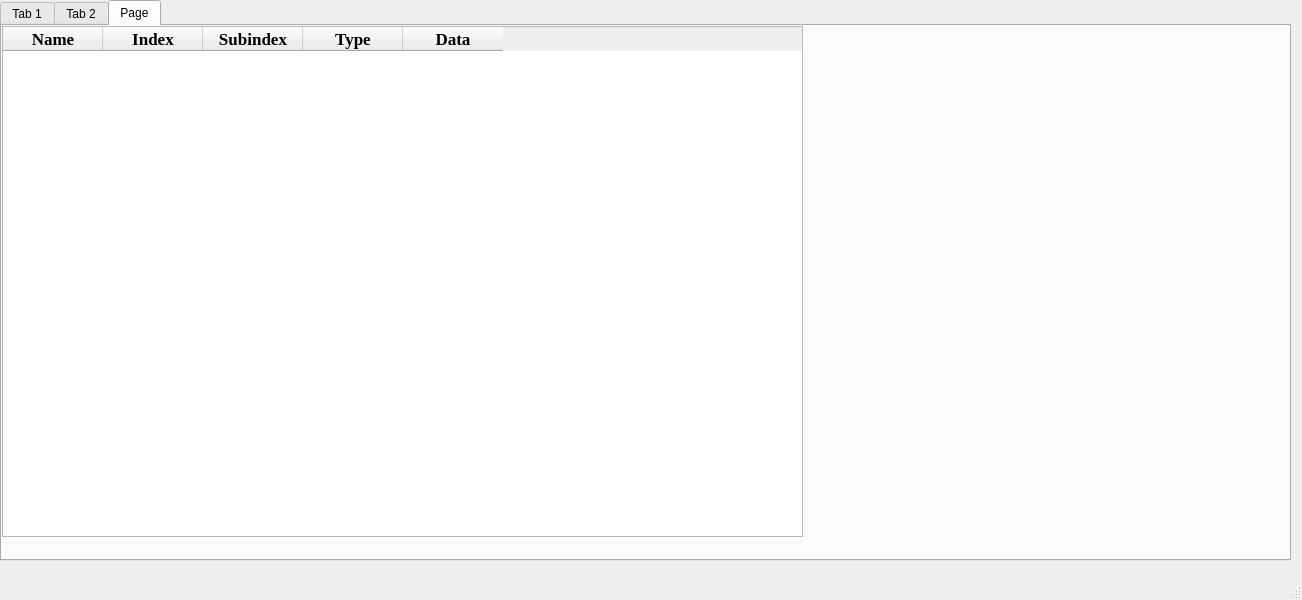
<?xml version="1.0" encoding="UTF-8"?>
<ui version="4.0">
 <class>MainWindow</class>
 <widget class="QMainWindow" name="MainWindow">
  <property name="geometry">
   <rect>
    <x>0</x>
    <y>0</y>
    <width>1302</width>
    <height>600</height>
   </rect>
  </property>
  <property name="windowTitle">
   <string>MainWindow</string>
  </property>
  <widget class="QWidget" name="centralwidget">
   <widget class="QTabWidget" name="tabWidget_2">
    <property name="geometry">
     <rect>
      <x>0</x>
      <y>0</y>
      <width>1291</width>
      <height>561</height>
     </rect>
    </property>
    <property name="currentIndex">
     <number>2</number>
    </property>
    <widget class="QWidget" name="tab_3">
     <attribute name="title">
      <string>Tab 1</string>
     </attribute>
     <widget class="QGroupBox" name="groupBox">
      <property name="geometry">
       <rect>
        <x>0</x>
        <y>0</y>
        <width>631</width>
        <height>531</height>
       </rect>
      </property>
      <property name="font">
       <font>
        <pointsize>13</pointsize>
        <italic>false</italic>
        <bold>true</bold>
        <strikeout>false</strikeout>
        <kerning>true</kerning>
       </font>
      </property>
      <property name="layoutDirection">
       <enum>Qt::LayoutDirection::LeftToRight</enum>
      </property>
      <property name="autoFillBackground">
       <bool>false</bool>
      </property>
      <property name="styleSheet">
       <string notr="true">background-color: rgb(255, 255, 255);</string>
      </property>
      <property name="title">
       <string/>
      </property>
      <property name="flat">
       <bool>false</bool>
      </property>
      <property name="checkable">
       <bool>false</bool>
      </property>
      <widget class="QGroupBox" name="groupBox_2">
       <property name="geometry">
        <rect>
         <x>10</x>
         <y>310</y>
         <width>301</width>
         <height>211</height>
        </rect>
       </property>
       <property name="font">
        <font>
         <pointsize>13</pointsize>
         <bold>true</bold>
        </font>
       </property>
       <property name="styleSheet">
        <string notr="true">background-color: rgb(255, 255, 255);
background-color: rgb(170, 255, 255);</string>
       </property>
       <property name="title">
        <string>ĐIỀU KHIỂN </string>
       </property>
       <widget class="QPushButton" name="pushButton_ANGLE">
        <property name="geometry">
         <rect>
          <x>10</x>
          <y>110</y>
          <width>111</width>
          <height>31</height>
         </rect>
        </property>
        <property name="font">
         <font>
          <pointsize>16</pointsize>
          <bold>true</bold>
         </font>
        </property>
        <property name="styleSheet">
         <string notr="true">border-color: rgb(255, 0, 0);
selection-background-color: rgb(255, 255, 255);
border-top-color: rgb(255, 85, 127);
alternate-background-color: rgb(85, 85, 0);
background-color: rgb(255, 170, 0);
color: rgb(255, 0, 0);
gridline-color: rgb(255, 0, 0);
selection-color: rgb(255, 0, 0);</string>
        </property>
        <property name="text">
         <string>ANGLE</string>
        </property>
       </widget>
       <widget class="QLineEdit" name="lineEdit_value">
        <property name="geometry">
         <rect>
          <x>120</x>
          <y>50</y>
          <width>113</width>
          <height>31</height>
         </rect>
        </property>
        <property name="font">
         <font>
          <pointsize>16</pointsize>
          <bold>true</bold>
         </font>
        </property>
        <property name="styleSheet">
         <string notr="true">background-color: rgb(255, 255, 127);</string>
        </property>
       </widget>
       <widget class="QLabel" name="label_3">
        <property name="geometry">
         <rect>
          <x>20</x>
          <y>60</y>
          <width>91</width>
          <height>16</height>
         </rect>
        </property>
        <property name="font">
         <font>
          <pointsize>13</pointsize>
          <bold>true</bold>
         </font>
        </property>
        <property name="styleSheet">
         <string notr="true">color: rgb(255, 0, 0);</string>
        </property>
        <property name="text">
         <string>SETPOINT:</string>
        </property>
       </widget>
       <widget class="QPushButton" name="pushButton_SPEED">
        <property name="geometry">
         <rect>
          <x>140</x>
          <y>110</y>
          <width>111</width>
          <height>31</height>
         </rect>
        </property>
        <property name="font">
         <font>
          <pointsize>16</pointsize>
          <bold>true</bold>
         </font>
        </property>
        <property name="styleSheet">
         <string notr="true">border-color: rgb(255, 0, 0);
selection-background-color: rgb(255, 255, 255);
border-top-color: rgb(255, 85, 127);
alternate-background-color: rgb(85, 85, 0);
background-color: rgb(255, 170, 0);
color: rgb(255, 0, 0);
gridline-color: rgb(255, 0, 0);
selection-color: rgb(255, 0, 0);</string>
        </property>
        <property name="text">
         <string>SPEED</string>
        </property>
       </widget>
      </widget>
      <widget class="QGroupBox" name="groupBox_3">
       <property name="geometry">
        <rect>
         <x>310</x>
         <y>310</y>
         <width>311</width>
         <height>211</height>
        </rect>
       </property>
       <property name="font">
        <font>
         <pointsize>13</pointsize>
         <bold>true</bold>
        </font>
       </property>
       <property name="tabletTracking">
        <bool>false</bool>
       </property>
       <property name="styleSheet">
        <string notr="true">
background-color: rgb(170, 255, 255);</string>
       </property>
       <property name="title">
        <string>DỮ LIỆU THỰC TẾ</string>
       </property>
       <widget class="QLabel" name="label_angle">
        <property name="geometry">
         <rect>
          <x>140</x>
          <y>80</y>
          <width>161</width>
          <height>31</height>
         </rect>
        </property>
        <property name="font">
         <font>
          <pointsize>8</pointsize>
          <bold>true</bold>
         </font>
        </property>
        <property name="mouseTracking">
         <bool>false</bool>
        </property>
        <property name="acceptDrops">
         <bool>false</bool>
        </property>
        <property name="autoFillBackground">
         <bool>false</bool>
        </property>
        <property name="styleSheet">
         <string notr="true">color: rgb(0, 0, 0);
background-color: rgb(255, 255, 127);</string>
        </property>
        <property name="text">
         <string/>
        </property>
       </widget>
       <widget class="QLabel" name="label_5">
        <property name="geometry">
         <rect>
          <x>20</x>
          <y>80</y>
          <width>111</width>
          <height>16</height>
         </rect>
        </property>
        <property name="font">
         <font>
          <pointsize>13</pointsize>
          <bold>true</bold>
         </font>
        </property>
        <property name="styleSheet">
         <string notr="true">color: rgb(255, 0, 0);</string>
        </property>
        <property name="text">
         <string>ANGLE:</string>
        </property>
       </widget>
       <widget class="QLabel" name="label_id">
        <property name="geometry">
         <rect>
          <x>140</x>
          <y>120</y>
          <width>161</width>
          <height>31</height>
         </rect>
        </property>
        <property name="font">
         <font>
          <pointsize>8</pointsize>
          <bold>true</bold>
         </font>
        </property>
        <property name="mouseTracking">
         <bool>false</bool>
        </property>
        <property name="acceptDrops">
         <bool>false</bool>
        </property>
        <property name="autoFillBackground">
         <bool>false</bool>
        </property>
        <property name="styleSheet">
         <string notr="true">color: rgb(0, 0, 0);
background-color: rgb(255, 255, 127);</string>
        </property>
        <property name="text">
         <string/>
        </property>
       </widget>
       <widget class="QLabel" name="label_iq">
        <property name="geometry">
         <rect>
          <x>140</x>
          <y>160</y>
          <width>161</width>
          <height>31</height>
         </rect>
        </property>
        <property name="font">
         <font>
          <pointsize>8</pointsize>
          <bold>true</bold>
         </font>
        </property>
        <property name="mouseTracking">
         <bool>false</bool>
        </property>
        <property name="acceptDrops">
         <bool>false</bool>
        </property>
        <property name="autoFillBackground">
         <bool>false</bool>
        </property>
        <property name="styleSheet">
         <string notr="true">color: rgb(0, 0, 0);
background-color: rgb(255, 255, 127);</string>
        </property>
        <property name="text">
         <string/>
        </property>
       </widget>
       <widget class="QLabel" name="label_8">
        <property name="geometry">
         <rect>
          <x>20</x>
          <y>130</y>
          <width>111</width>
          <height>21</height>
         </rect>
        </property>
        <property name="font">
         <font>
          <pointsize>13</pointsize>
          <bold>true</bold>
         </font>
        </property>
        <property name="styleSheet">
         <string notr="true">color: rgb(255, 0, 0);</string>
        </property>
        <property name="text">
         <string>I_d:</string>
        </property>
       </widget>
       <widget class="QLabel" name="label_9">
        <property name="geometry">
         <rect>
          <x>20</x>
          <y>165</y>
          <width>111</width>
          <height>21</height>
         </rect>
        </property>
        <property name="font">
         <font>
          <pointsize>13</pointsize>
          <bold>true</bold>
         </font>
        </property>
        <property name="styleSheet">
         <string notr="true">color: rgb(255, 0, 0);</string>
        </property>
        <property name="text">
         <string>I_q:</string>
        </property>
       </widget>
      </widget>
      <widget class="QGroupBox" name="groupBox_6">
       <property name="geometry">
        <rect>
         <x>310</x>
         <y>70</y>
         <width>311</width>
         <height>231</height>
        </rect>
       </property>
       <property name="font">
        <font>
         <pointsize>13</pointsize>
         <bold>true</bold>
        </font>
       </property>
       <property name="styleSheet">
        <string notr="true">background-color: rgb(255, 255, 255);
background-color: rgb(170, 255, 255);</string>
       </property>
       <property name="title">
        <string>DỮ LIỆU GỬI</string>
       </property>
       <widget class="QTextBrowser" name="textBrowser_sent">
        <property name="geometry">
         <rect>
          <x>10</x>
          <y>20</y>
          <width>291</width>
          <height>171</height>
         </rect>
        </property>
        <property name="styleSheet">
         <string notr="true">background-color: rgb(255, 255, 255);</string>
        </property>
       </widget>
       <widget class="QPushButton" name="pushButton_clear_sent">
        <property name="geometry">
         <rect>
          <x>220</x>
          <y>200</y>
          <width>75</width>
          <height>24</height>
         </rect>
        </property>
        <property name="text">
         <string>Clear</string>
        </property>
       </widget>
      </widget>
      <widget class="QGroupBox" name="groupBox_5">
       <property name="geometry">
        <rect>
         <x>10</x>
         <y>70</y>
         <width>301</width>
         <height>231</height>
        </rect>
       </property>
       <property name="font">
        <font>
         <pointsize>13</pointsize>
         <bold>true</bold>
        </font>
       </property>
       <property name="styleSheet">
        <string notr="true">background-color: rgb(255, 255, 255);
background-color: rgb(170, 255, 255);</string>
       </property>
       <property name="title">
        <string>DỮ LIỆU NHẬN</string>
       </property>
       <widget class="QTextBrowser" name="textBrowser">
        <property name="geometry">
         <rect>
          <x>10</x>
          <y>20</y>
          <width>281</width>
          <height>171</height>
         </rect>
        </property>
        <property name="styleSheet">
         <string notr="true">background-color: rgb(255, 255, 255);</string>
        </property>
        <property name="html">
         <string>&lt;!DOCTYPE HTML PUBLIC &quot;-//W3C//DTD HTML 4.0//EN&quot; &quot;http://www.w3.org/TR/REC-html40/strict.dtd&quot;&gt;
&lt;html&gt;&lt;head&gt;&lt;meta name=&quot;qrichtext&quot; content=&quot;1&quot; /&gt;&lt;meta charset=&quot;utf-8&quot; /&gt;&lt;style type=&quot;text/css&quot;&gt;
p, li { white-space: pre-wrap; }
hr { height: 1px; border-width: 0; }
li.unchecked::marker { content: &quot;\2610&quot;; }
li.checked::marker { content: &quot;\2612&quot;; }
&lt;/style&gt;&lt;/head&gt;&lt;body style=&quot; font-family:'Segoe UI'; font-size:9pt; font-weight:400; font-style:normal;&quot;&gt;
&lt;p style=&quot;-qt-paragraph-type:empty; margin-top:0px; margin-bottom:0px; margin-left:0px; margin-right:0px; -qt-block-indent:0; text-indent:0px;&quot;&gt;&lt;br /&gt;&lt;/p&gt;&lt;/body&gt;&lt;/html&gt;</string>
        </property>
       </widget>
       <widget class="QPushButton" name="pushButton_readData">
        <property name="geometry">
         <rect>
          <x>10</x>
          <y>200</y>
          <width>75</width>
          <height>24</height>
         </rect>
        </property>
        <property name="text">
         <string>Read Data</string>
        </property>
       </widget>
       <widget class="QPushButton" name="pushButton_clear">
        <property name="geometry">
         <rect>
          <x>210</x>
          <y>200</y>
          <width>75</width>
          <height>24</height>
         </rect>
        </property>
        <property name="text">
         <string>Clear</string>
        </property>
       </widget>
      </widget>
     </widget>
     <widget class="QTabWidget" name="dothi">
      <property name="geometry">
       <rect>
        <x>630</x>
        <y>0</y>
        <width>641</width>
        <height>541</height>
       </rect>
      </property>
      <property name="currentIndex">
       <number>0</number>
      </property>
      <widget class="QWidget" name="dienap">
       <attribute name="title">
        <string>Tab 1</string>
       </attribute>
       <widget class="QWidget" name="customPlotWidget1" native="true">
        <property name="geometry">
         <rect>
          <x>10</x>
          <y>10</y>
          <width>621</width>
          <height>501</height>
         </rect>
        </property>
        <property name="mouseTracking">
         <bool>false</bool>
        </property>
        <property name="styleSheet">
         <string notr="true">background-color: rgb(255, 255, 255);</string>
        </property>
       </widget>
      </widget>
      <widget class="QWidget" name="dongdien">
       <attribute name="title">
        <string>Tab 2</string>
       </attribute>
       <widget class="QCustomPlot" name="customPlotWidget2" native="true">
        <property name="geometry">
         <rect>
          <x>10</x>
          <y>10</y>
          <width>621</width>
          <height>501</height>
         </rect>
        </property>
        <property name="mouseTracking">
         <bool>false</bool>
        </property>
        <property name="styleSheet">
         <string notr="true">background-color: rgb(255, 255, 255);</string>
        </property>
       </widget>
      </widget>
      <widget class="QWidget" name="sosanh_theta">
       <attribute name="title">
        <string>Page</string>
       </attribute>
       <widget class="QWidget" name="customPlotWidget3" native="true">
        <property name="geometry">
         <rect>
          <x>10</x>
          <y>10</y>
          <width>621</width>
          <height>501</height>
         </rect>
        </property>
        <property name="mouseTracking">
         <bool>false</bool>
        </property>
        <property name="styleSheet">
         <string notr="true">background-color: rgb(255, 255, 255);</string>
        </property>
       </widget>
      </widget>
     </widget>
    </widget>
    <widget class="QWidget" name="tab_4">
     <attribute name="title">
      <string>Tab 2</string>
     </attribute>
     <widget class="QTableWidget" name="tableWidget_2">
      <property name="geometry">
       <rect>
        <x>0</x>
        <y>0</y>
        <width>781</width>
        <height>511</height>
       </rect>
      </property>
      <column>
       <property name="text">
        <string>Name</string>
       </property>
       <property name="font">
        <font>
         <family>Times New Roman</family>
         <pointsize>13</pointsize>
         <bold>true</bold>
        </font>
       </property>
       <property name="background">
        <color>
         <red>176</red>
         <green>176</green>
         <blue>176</blue>
        </color>
       </property>
      </column>
      <column>
       <property name="text">
        <string>Index</string>
       </property>
       <property name="font">
        <font>
         <family>Times New Roman</family>
         <pointsize>13</pointsize>
         <bold>true</bold>
        </font>
       </property>
       <property name="background">
        <color>
         <red>176</red>
         <green>176</green>
         <blue>176</blue>
        </color>
       </property>
      </column>
      <column>
       <property name="text">
        <string>Subindex</string>
       </property>
       <property name="font">
        <font>
         <family>Times New Roman</family>
         <pointsize>13</pointsize>
         <bold>true</bold>
        </font>
       </property>
       <property name="background">
        <color>
         <red>176</red>
         <green>176</green>
         <blue>176</blue>
        </color>
       </property>
      </column>
      <column>
       <property name="text">
        <string>Type</string>
       </property>
       <property name="font">
        <font>
         <family>Times New Roman</family>
         <pointsize>13</pointsize>
         <bold>true</bold>
        </font>
       </property>
       <property name="background">
        <color>
         <red>176</red>
         <green>176</green>
         <blue>176</blue>
        </color>
       </property>
      </column>
      <column>
       <property name="text">
        <string>Data</string>
       </property>
       <property name="font">
        <font>
         <family>Times New Roman</family>
         <pointsize>13</pointsize>
         <bold>true</bold>
        </font>
       </property>
       <property name="background">
        <color>
         <red>176</red>
         <green>176</green>
         <blue>176</blue>
        </color>
       </property>
      </column>
      <column>
       <property name="text">
        <string>Value</string>
       </property>
       <property name="font">
        <font>
         <family>Times New Roman</family>
         <pointsize>13</pointsize>
         <italic>false</italic>
         <bold>true</bold>
         <underline>false</underline>
         <strikeout>false</strikeout>
        </font>
       </property>
       <property name="background">
        <color>
         <red>176</red>
         <green>176</green>
         <blue>176</blue>
        </color>
       </property>
      </column>
     </widget>
    </widget>
    <widget class="QWidget" name="tab">
     <attribute name="title">
      <string>Page</string>
     </attribute>
     <widget class="QTableWidget" name="tableWidget">
      <property name="geometry">
       <rect>
        <x>0</x>
        <y>0</y>
        <width>801</width>
        <height>511</height>
       </rect>
      </property>
      <column>
       <property name="text">
        <string>Name</string>
       </property>
       <property name="font">
        <font>
         <family>Times New Roman</family>
         <pointsize>13</pointsize>
         <bold>true</bold>
        </font>
       </property>
      </column>
      <column>
       <property name="text">
        <string>Index</string>
       </property>
       <property name="font">
        <font>
         <family>Times New Roman</family>
         <pointsize>13</pointsize>
         <bold>true</bold>
        </font>
       </property>
      </column>
      <column>
       <property name="text">
        <string>Subindex</string>
       </property>
       <property name="font">
        <font>
         <family>Times New Roman</family>
         <pointsize>13</pointsize>
         <bold>true</bold>
        </font>
       </property>
      </column>
      <column>
       <property name="text">
        <string>Type</string>
       </property>
       <property name="font">
        <font>
         <family>Times New Roman</family>
         <pointsize>13</pointsize>
         <bold>true</bold>
        </font>
       </property>
      </column>
      <column>
       <property name="text">
        <string>Data</string>
       </property>
       <property name="font">
        <font>
         <family>Times New Roman</family>
         <pointsize>13</pointsize>
         <bold>true</bold>
        </font>
       </property>
      </column>
     </widget>
    </widget>
   </widget>
  </widget>
  <widget class="QMenuBar" name="menubar">
   <property name="geometry">
    <rect>
     <x>0</x>
     <y>0</y>
     <width>1302</width>
     <height>22</height>
    </rect>
   </property>
  </widget>
  <widget class="QStatusBar" name="statusbar"/>
 </widget>
 <customwidgets>
  <customwidget>
   <class>QCustomPlot</class>
   <extends>QWidget</extends>
   <header>qcustomplot.h</header>
   <container>1</container>
  </customwidget>
 </customwidgets>
 <resources/>
 <connections/>
</ui>
